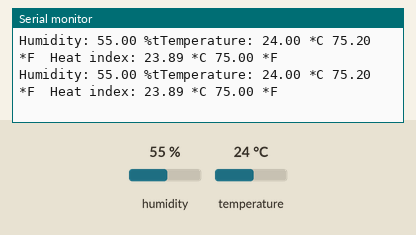
The program below on a simulated ESP8266 (NodeMCU). On the bench: the last lines printed to the serial monitor. The test bench sets the inputs (shaded band); at power-on: humidity 55 %, temperature 24 °C.

Above: at 4.8 s.
4.9 s: humidity set to 22 %
At 6.8 s:
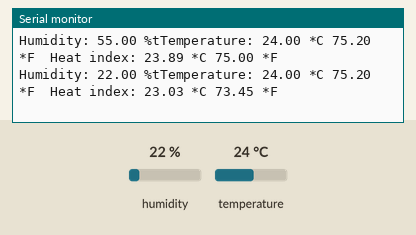
7.9 s: temperature set to 12 °C
At 8.6 s:
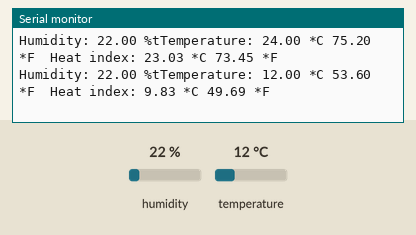
10.9 s: humidity set to 40 %
At 13.3 s:
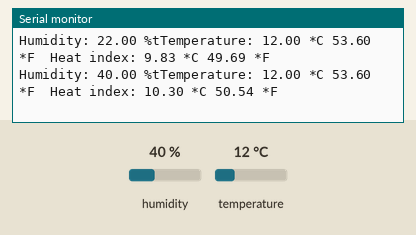
Timing chart, 0 to 14.8 s (numbered marks = the images above; inputs shaded):
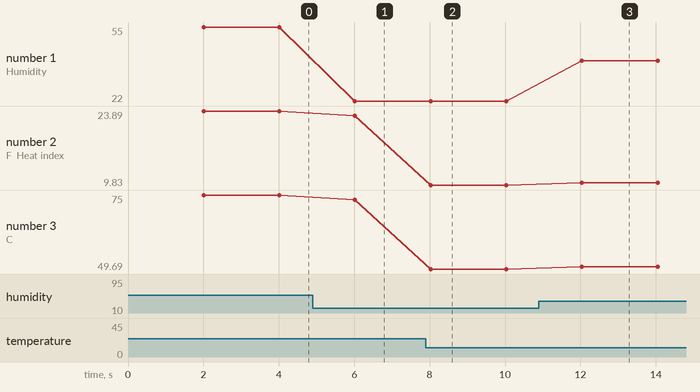

The program:

main.cpp
```cpp
#include "DHT.h" //included the DHT file

//#define DHTPIN 4 or whatever pin you're using
#define DHTPIN 4 // IMPORTANT D2 ON NODE MCU IS GPIO


//#define DHTTYPE DHT22
#define DHTTYPE DHT22

DHT dht(DHTPIN,DHTTYPE);    //instance of DHT

void setup() {
    Serial.begin(115200); //Baud Rate
    dht.begin();
}

void loop() {
    delay(2000);
    float humidity = dht.readHumidity(); //Read Humidity values and store it in a variable
    float temp = dht.readTemperature(); //Read Temperatre value in Celcius and store it in a variable
    float temperature = dht.readTemperature(true); //true if temperature value is in farenheit

    if( isnan(humidity)| isnan(temp)| isnan(temperature))   //Check if the variables are storing the values
    {
        Serial.println("Failed to read values from the sensor");
        return;
    }

    //compute heat index in farenheit
    float hif = dht.computeHeatIndex(temperature,humidity);

    //compute heat index in celcius
    float hic = dht.computeHeatIndex(temp, humidity, false);

    Serial.print("Humidity: ");
    Serial.print(humidity);
    Serial.print(" %t");
    Serial.print("Temperature: ");
    Serial.print(temp);
    Serial.print(" *C ");
    Serial.print(temperature);
    Serial.print(" *F\t");
    Serial.print("Heat index: ");
    Serial.print(hic);
    Serial.print(" *C ");
    Serial.print(hif);
    Serial.println(" *F");


}
```

Measured:
- after the input at 4.9 s, the serial monitor: prints a new line after 1.1 s (image 1)
- after the input at 7.9 s, the serial monitor: prints a new line after 0.13 s (image 2)
- after the input at 10.9 s, the serial monitor: prints a new line after 1.1 s (image 3)
- plotted number 1: 55 → 22 after the input at 4.9 s, 22 → 40 after the input at 10.9 s
- plotted number 2: 23.89 → 23.03 after the input at 4.9 s, 23.03 → 9.83 after the input at 7.9 s, 9.83 → 10.3 after the input at 10.9 s
- plotted number 3: 75 → 73.45 after the input at 4.9 s, 73.45 → 49.69 after the input at 7.9 s, 49.69 → 50.54 after the input at 10.9 s
